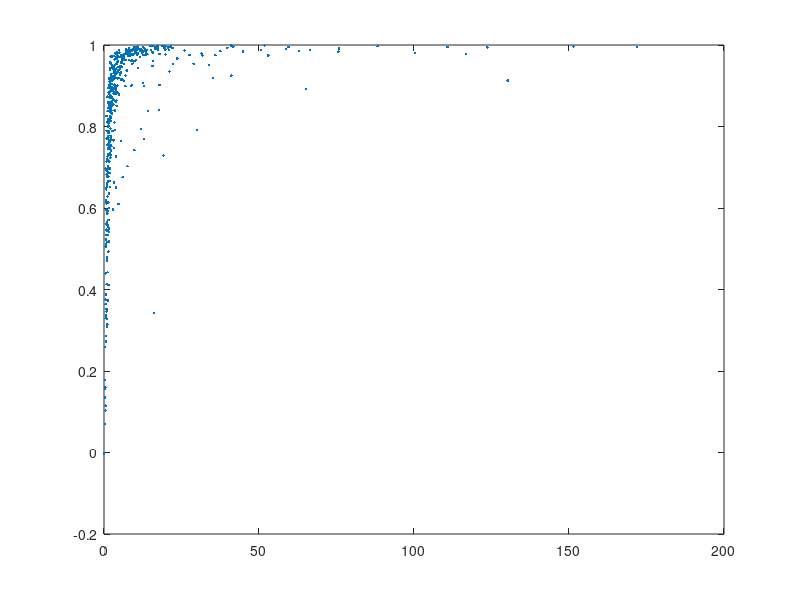

Reproduce this figure in MATLAB.
load('data/SIRNA_run_siGFP-1.mat')
sBIC = sum(exp(-BIC),2);
wBIC  = bsxfun(@rdivide, exp(-BIC), sBIC);
[m,idx] = max(wBIC,[],2);
index = sub2ind(size(R2),(1:size(R2,1))',idx);
plot( fitted_siRNA(index),R2_full(index),'.')
